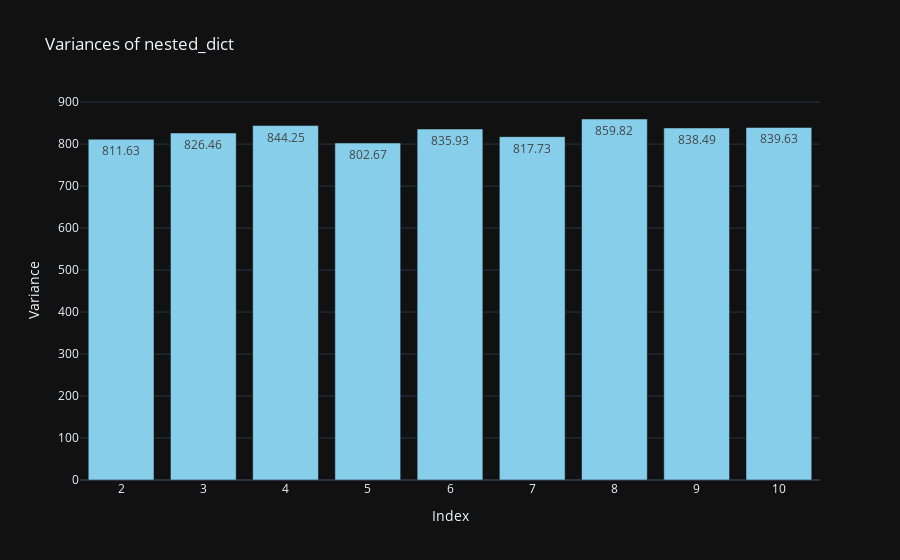

Notebook source saved alongside this figure:
### Code cell
import statistics
import plotly.graph_objects as go

def calculate_variances_and_plot(nested_dict):
    variances = []
    indexes = list(range(2, 11))

    for i in indexes:
        list_variance = statistics.variance(nested_dict[i]["list"])
        nested_dict[i]["variance"] = list_variance
        variances.append(list_variance)

    # Create an interactive bar chart using Plotly
    fig = go.Figure(data=[go.Bar(x=indexes, y=variances, text=[f"{v:.2f}" for v in variances],
                                 hoverinfo='text', marker_color='skyblue')])

    # Customize the layout for better visualization
    fig.update_layout(title="Variances of nested_dict",
                      xaxis=dict(title='Index'),
                      yaxis=dict(title='Variance'),
                      template='plotly_dark')

    # Show the interactive chart
    fig.show()
calculate_variances_and_plot(nested_dict)

### Figure 1 — Plotly figure (JSON) as saved in the notebook; plotly's stock layout.template omitted (floating-point values rounded to 4 significant figures)
{"data": [{"hoverinfo": "text", "marker": {"color": "skyblue"}, "text": ["811.63", "826.46", "844.25", "802.67", "835.93", "817.73", "859.82", "838.49", "839.63"], "type": "bar", "x": [2, 3, 4, 5, 6, 7, 8, 9, 10], "y": [811.6, 826.5, 844.3, 802.7, 835.9, 817.7, 859.8, 838.5, 839.6]}], "layout": {"title": {"text": "Variances of nested_dict"}, "xaxis": {"title": {"text": "Index"}}, "yaxis": {"title": {"text": "Variance"}}}}
